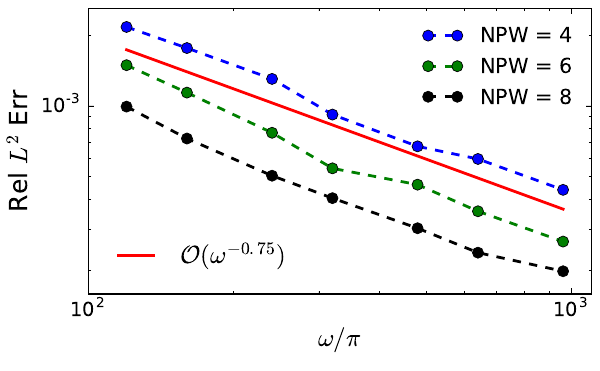

Generate this figure with Python:
import numpy as np
import math

omega = np.array([376.991118430775,
502.654824574367,
753.982236861550,
1005.30964914873,
1507.96447372310,
2010.61929829747,
3015.92894744620])

omega = omega/np.pi


err_NPW_4 = np.array([ 0.00216701147023616,
0.00176295146124669,
0.00130337855620765,
0.000919437663223020,
0.000673609558856852,
0.000595467258613511,
0.000440141889521627])


err_NPW_6 = np.array([ 0.00149085703643568,
0.00113989914906664,
0.000769409511702538,
0.000543214611743842,
0.000463120362868336,
0.000356876117029469,
0.000265312921615620])


err_NPW_8 = np.array([ 0.000993973425802366,
0.000727275400853260,
0.000505446079854768,
0.000405825911503581,
0.000302325437873150,
0.000238027167967451,
0.000198439997137332])



import matplotlib.pyplot as plt

golden = 1.61803398875
width = 6
height = width/golden



fig = plt.figure(figsize=(width, height))


p1, = plt.loglog(omega[:len(err_NPW_4)], err_NPW_4, label=r'NPW = 4',
        	color='b', linewidth=2, linestyle='--', marker='o', markersize=8.0, zorder=2)

p2, = plt.loglog(omega[:len(err_NPW_6)], err_NPW_6, label=r'NPW = 6', 
			color='g', linewidth=2, linestyle= '--', marker='o', markersize=8.0, zorder=2) 

p3, = plt.loglog(omega[:len(err_NPW_8)], err_NPW_8, label=r'NPW = 8', 
			color='k', linewidth=2, linestyle= '--', marker='o', markersize=8.0, zorder=2)

p4, = plt.loglog(omega, 0.8*err_NPW_4[0]/((omega/(omega[0]))**0.75), 
	label=r'$\mathcal{O}(\omega^{-0.75})$', color='r', linewidth=2, linestyle= 'solid', markersize=8.0, zorder=2)

# p1, = plt.loglog(omega, err_NPW_4, label=r'$\Vert u_{\mathbf{d}_{ex}} - u_{ex}\Vert_{L^2(\Omega)}$',
#            color='g', linewidth=2, linestyle='--', marker='o', markersize=8.0, zorder=2)

# p2, = plt.loglog(omega, err_NPW_6, label=r'$\mathcal{O}(\omega^{-1})$', color='r', linewidth=2, 
# linestyle= '--', markersize=8.0, zorder=2)  # linestyle= 'solid'

# plt.loglog(N_x**2, N_x**2 / 4.0e4, label=r' ', color='white', linewidth=0.0)
first_legend = plt.legend(handles=[p1, p2, p3], loc=1, ncol=1, frameon=False, fontsize=15)
ax = plt.gca().add_artist(first_legend)
plt.legend(handles=[p4], loc=3, ncol=3, frameon=False, fontsize=18)

# plt.legend(loc=0, ncol=1, frameon=False, fontsize=26)

# plt.title('Exact Ray-FEM',fontsize=20)

plt.xlabel(r'$\omega/ \pi$', fontsize=18)
plt.ylabel(r'Rel $L^2$ Err', fontsize=18)

plt.gca().tick_params(labelsize=14)

plt.autoscale(True, 'both', True)
plt.xlim(100, 1100)
plt.ylim(0.8*err_NPW_8[-1], 1.2*err_NPW_4[0])
plt.tight_layout(pad=0.5)

fig.savefig('ex2_Lippmann_Schwinger.pdf')
plt.show()

plt.close('all')



